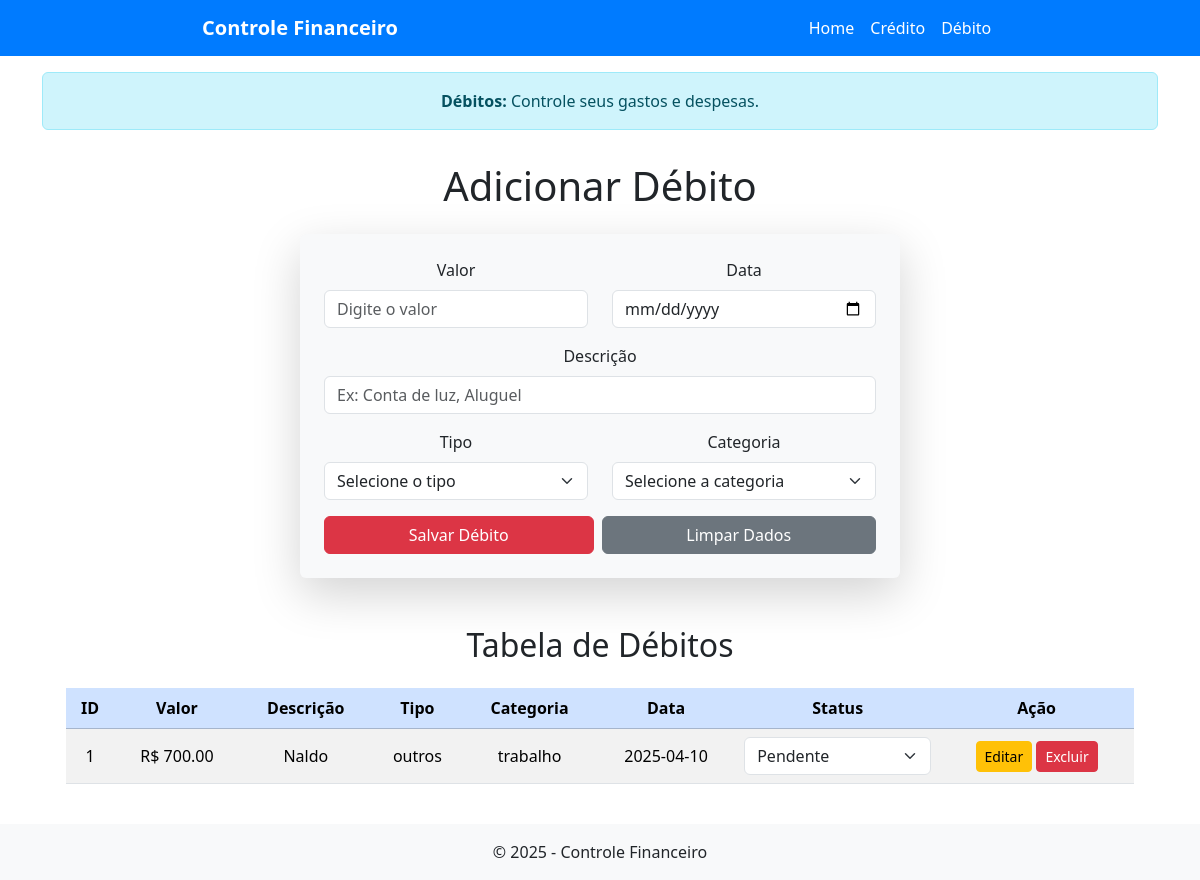
Before: /debito with the older database file.
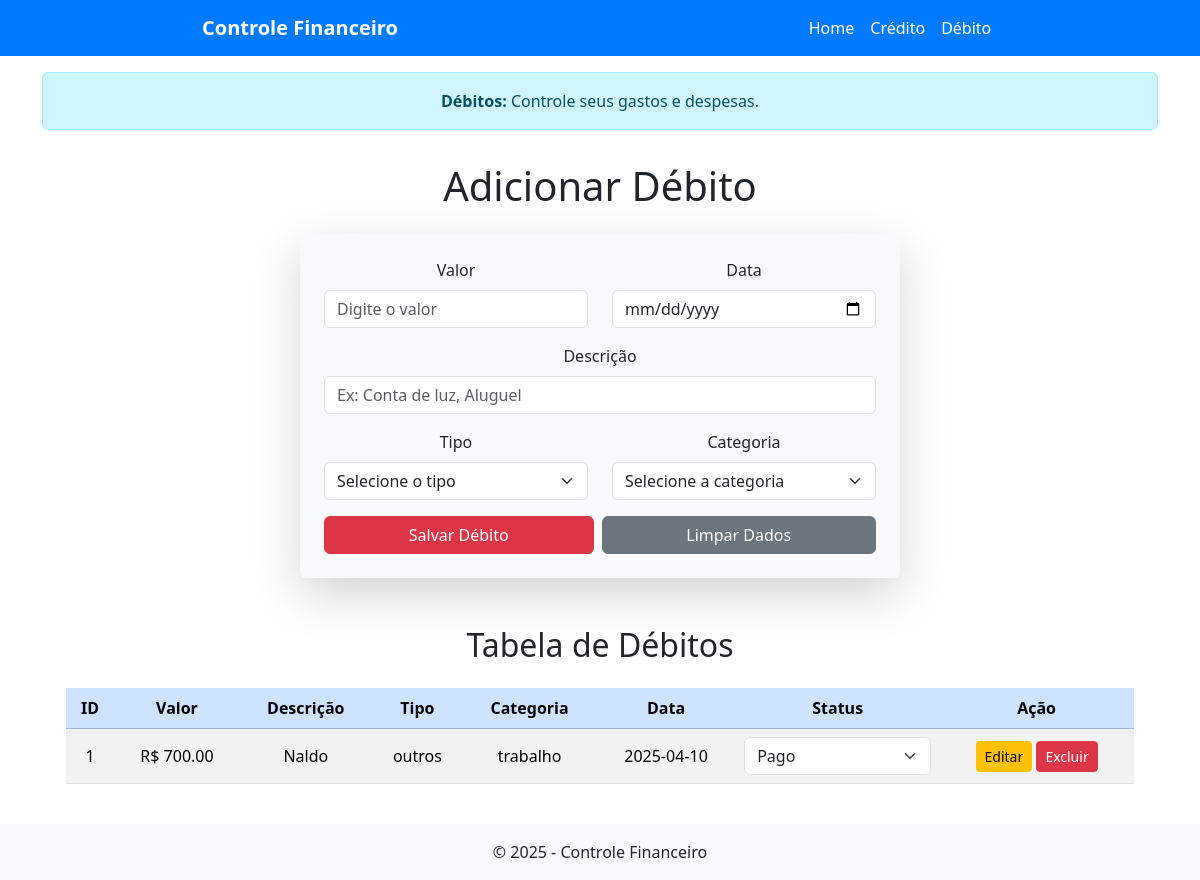
After: the same page with the newer database file.
### tables this page shows
CREATE TABLE debitos (
            id INTEGER PRIMARY KEY AUTOINCREMENT,
            valor REAL NOT NULL,
            descricao TEXT NOT NULL,
            tipo TEXT NOT NULL,
            categoria TEXT NOT NULL,
            data TEXT NOT NULL,
            status TEXT NOT NULL DEFAULT 'pendente',
            data_agendada TEXT
        );

### app.py (the view, shortened to what this page needs)
@app.route("/debito", methods=["GET", "POST"])
def debito():
    conaxao = sqlite3.connect("financeiro.db")
    cursor = conaxao.cursor()
    cursor.execute("SELECT * FROM debitos")
    debitos = cursor.fetchall()
    conaxao.close()
    return render_template("debito.html", debitos=debitos)

### templates/debito.html (shortened to what this page needs)
{% extends 'base.html' %}
{% block alert %}
    <div class="container mt-3">
        <div class="alert alert-info text-center" role="alert">
            <strong>Débitos:</strong> Controle seus gastos e despesas.
        </div>
    </div>
{% endblock %}
{% block content %}
    <div class="container mt-3">
        <h1 class="mb-4 text-center">Adicionar Débito</h1>
        <form method="POST" class="p-4 rounded shadow-lg bg-light mx-auto" style="max-width: 600px;" id="debitoForm">
            <div class="row">
                <div class="col-md-6 mb-3">
                    <label for="valor" class="form-label">Valor</label>
                    <input type="number" class="form-control" id="valor" name="valor" placeholder="Digite o valor" required>
                </div>
                <div class="col-md-6 mb-3">
                    <label for="data" class="form-label">Data</label>
                    <input type="date" class="form-control" id="data" name="data" required>
                </div>
            </div>
            <div class="mb-3">
                <label for="descricao" class="form-label">Descrição</label>
                <input type="text" class="form-control" id="descricao" name="descricao" placeholder="Ex: Conta de luz, Aluguel" required>
            </div>
            <div class="row">
                <div class="col-md-6 mb-3">
                    <label for="tipo" class="form-label">Tipo</label>
                    <select class="form-select" id="tipo" name="tipo" required>
                        <option value="" selected disabled>Selecione o tipo</option>
                    </select>
                </div>
                <div class="col-md-6 mb-3">
                    <label for="categoria" class="form-label">Categoria</label>
                    <select class="form-select" id="categoria" name="categoria" required>
                        <option value="" selected disabled>Selecione a categoria</option>
                    </select>
                </div>
            </div>
            <div class="d-flex gap-2">
                <button type="submit" class="btn btn-danger flex-grow-1">Salvar Débito</button>
                <button type="reset" class="btn btn-secondary flex-grow-1">Limpar Dados</button>
            </div>
        </form>
        <div class="container mt-5">
            <h2 class="text-center mb-4">Tabela de Débitos</h2>
            <table class="table table-striped tabel-bordered text-center align-middle">
                <thead class="table-primary">
                <tr>
                    <th>ID</th>
                    <th>Valor</th>
                    <th>Descrição</th>
                    <th>Tipo</th>
                    <th>Categoria</th>
                    <th>Data</th>
                    <th>Status</th>
                    <th>Ação</th>
                </tr>
                </thead>
                <tbody>
                    {% for debito in debitos %}
                    <tr>
                        <td>{{ debito[0] }}</td>
                        <td>R$ {{ "%.2f"|format(debito[1]) }}</td>
                        <td>{{ debito[2] }}</td>
                        <td>{{ debito[3] }}</td>
                        <td>{{ debito[4] }}</td>
                        <td>{{ debito[5] }}</td>
                        <td>
                            <form method="POST" action="{{ url_for('atualizar_status_debito', id=debito[0]) }}">
                                <select name="status" class="form-select" onchange="this.form.submit()">
                                    <option value="Pendente" {% if debito[6] == 'Pendente' %}selected{% endif %}>Pendente</option>
                                    <option value="Pago" {% if debito[6] == 'Pago' %}selected{% endif %}>Pago</option>
                                </select>
                            </form>
                        </td>
                        <td>
                            <a href="{{ url_for('editar_debito', id=debito[0]) }}" class="btn btn-warning btn-sm">Editar</a>
                            <button class="btn btn-danger btn-sm" data-bs-toggle="modal" data-bs-target="#confirmarExclusao{{ debito[0] }}">
                                Excluir
                            </button>
                        </td>
                    </tr>
                    {% endfor %}
                </tbody>
            </table>
        </div>
    </div>
{% endblock %}

### templates/base.html (shortened to what this page needs)
<!DOCTYPE html>
<html lang="pt-br">
<head>
    <link href="https://cdn.jsdelivr.net/npm/bootstrap@5.3.3/dist/css/bootstrap.min.css"
          rel="stylesheet"
>
</head>
<body class="d-flex flex-column min-vh-100">
    {% include 'includes/navbar.html' %}
    {% block alert %}{% endblock %}
    <main class="container flex-grow-1">
        <div class="text-center">
            {% block content %}{% endblock %}
        </div>
    </main>
    {% include 'includes/footer.html' %}
</body>
</html>

### templates/includes/navbar.html (shortened to what this page needs)
<nav class="navbar navbar-expand-lg" style="background-color: #007BFF;">
    <div class="container">
        <a class="navbar-brand text-white fw-bold mx-auto" href="{{ url_for('home') }}">Controle Financeiro</a>
    </div>
    <div class="container">
        <div class="collapse navbar-collapse justify-content-center" id="navbarNav">
            <ul class="navbar-nav">
                <li class="nav-item">
                    <a class="nav-link text-white" href="{{ url_for('home') }}">Home</a>
                </li>
                <li class="nav-item">
                    <a class="nav-link text-white" href="{{ url_for('credito') }}">Crédito</a>
                </li>
                <li class="nav-item">
                    <a class="nav-link text-white" href="{{ url_for('debito') }}">Débito</a>
                </li>
            </ul>
        </div>
    </div>
</nav>

### templates/includes/footer.html
<footer class="text-center p-3 mt-4" style="background-color: #f8f9fa;">
    <p class="mb-0">&copy; 2025 - Controle Financeiro</p>
</footer>

Changed rows visible on the page:
changed debitos "Naldo": status "Pendente" → "Pago"
